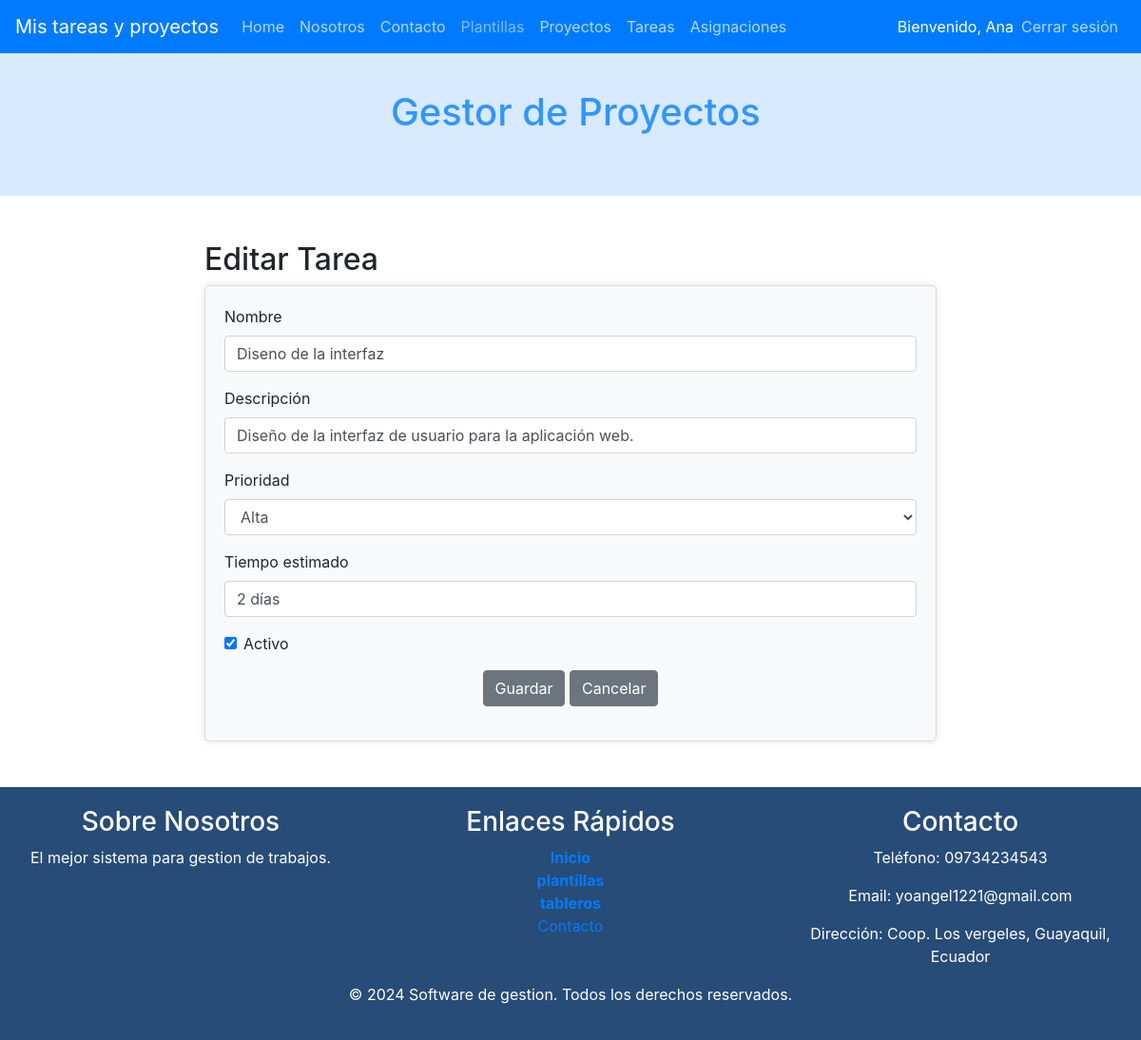
Screenshot of /index.php?c=tareas&f=view_edit&id=1 (signed in) with the database file from the repository.
### tables this page shows
CREATE TABLE IF NOT EXISTS Tareas (
    id INT AUTO_INCREMENT PRIMARY KEY,
    nombre VARCHAR(255) NOT NULL,
    descripcion TEXT,
    tiempo_estimado VARCHAR(50),
    prioridad ENUM('Baja', 'Media', 'Alta'),
    fecha_creacion TIMESTAMP DEFAULT CURRENT_TIMESTAMP,
    proyecto_id INT,
    estado INT(1) NOT NULL DEFAULT 1,
    FOREIGN KEY (proyecto_id) REFERENCES Proyectos(id) ON DELETE CASCADE
);

### controller/TareasController.php (called while the page is built, shortened)
<?php
require_once 'model/dao/TareasDAO.php';
class TareasController {
    private $model;
    public function __construct() {
        $this->model = new TareasDAO();
    }
    public function view_edit(){
        $id= $_GET['id'];
        $tareas = $this->model->selectOne($id);
        $titulo="Editar Tarea";
        require_once VTAREAS.'edit.php';
    }
}

### index.php (called while the page is built, shortened)
    <?php
        $funcion = (!empty($_REQUEST['f']))?htmlentities($_REQUEST['f']):FUNCION_PRINCIPAL;
        $cont = new  $controlador();
        $cont->$funcion();
?>

### config/Conexion.php (called while the page is built)
<?php
class Conexion {
    public static function getConexion() {
         $dsn = 'mysql:host=localhost;port=3307;dbname=' . DBNAME;
        $conexion = null;
        try {
            $conexion = new PDO($dsn, DBUSER, DBPASSWORD);
             $conexion->setAttribute(PDO::ATTR_ERRMODE, PDO::ERRMODE_EXCEPTION);
        } catch (Exception $e) {
            echo $e;
            die("error " . $e->getMessage());
        }
        return $conexion;
    }
}

### model/dao/TareasDAO.php (called while the page is built, shortened)
<?php
require_once 'config/Conexion.php';
class TareasDAO {
    private $con;
    public function __construct() {
        $this->con = Conexion::getConexion();
    }
    public function selectOne($id) {
        $sql = "select * from tareas where ".
        "id =:id";
        $stmt = $this->con->prepare($sql);
        $data = ['id' => $id];
        $stmt->execute($data);
        $tareas = $stmt->fetch(PDO::FETCH_ASSOC);
        return $tareas;
    }
}
?>

### view/tareas/tareas.edit.php (the view, shortened to what this page needs)
<div class="container mt-5 mb-5">
    <h2><?php echo $titulo ?></h2>
    <div class="card cuerpo">
        <form action="index.php?c=tareas&f=edit" method="POST" name="formProdNuevo" id="formProdNuevo">
            <div class="form-group">
                <label for="nombre">Nombre</label>
                <input type="text" name="nombre" id="nombre" value="<?php echo $tareas['nombre']; ?>" class="form-control" placeholder="Nombre de la tarea" required>
            </div>
            <div class="form-group">
                <label for="descripcion">Descripción</label>
                <input type="text" name="descripcion" id="descripcion" value="<?php echo $tareas['descripcion']; ?>" class="form-control" placeholder="Descripción de la tarea" required>
            </div>
            <div class="form-group">
                <label for="prioridad">Prioridad</label>
                <select name="prioridad" id="prioridad" class="form-control" required>
                    <option value="alta" <?php echo ($tareas['prioridad'] == 'alta') ? 'selected' : ''; ?>>Alta</option>
                </select>
            </div>
            <div class="form-group">
                <label for="estimado">Tiempo estimado</label>
                <input type="text" name="estimado" id="estimado" value="<?php echo $tareas['tiempo_estimado']; ?>" class="form-control" placeholder="Tiempo estimado" required>
            </div>
            <div class="form-group form-check">
                <input type="checkbox" id="estado" name="estado" value="1" class="form-check-input" <?php echo ($tareas['estado'] == 1) ? 'checked' : ''; ?>>
                <label for="estado" class="form-check-label">Activo</label>
            </div>
            <div class="form-group text-center">
                <button type="submit" class="btn btn-gris" onclick="if (!confirm('¿Está seguro de modificar la tarea?')) return false;">Guardar</button>
                <a href="index.php?c=tareas&f=index" class="btn btn-gris">Cancelar</a>
            </div>
        </form>
    </div>
</div>

### view/tareas/tareas.edit.php (style rules this page uses)
.btn-gris { background-color: #6c757d; border-color: #6c757d; color: white; }
.container { max-width: 800px; margin: 0 auto; padding: 0 15px; }
.cuerpo { padding: 20px; background-color: #f8f9fa; border-radius: 5px; box-shadow: 0 0 10px rgba(0, 0, 0, 0.1); }
.mt-5 { margin-top: 3rem !important; }
.mb-5 { margin-bottom: 3rem !important; }

### rows the page displays
tareas: nombre "Diseno de la interfaz", descripcion "Diseño de la interfaz de usuario para la aplicación web.", estimado "2 días", estado "☑"

### other values shown
$_SESSION['usuario_nombre'] "Ana"
$titulo "Editar Tarea"
